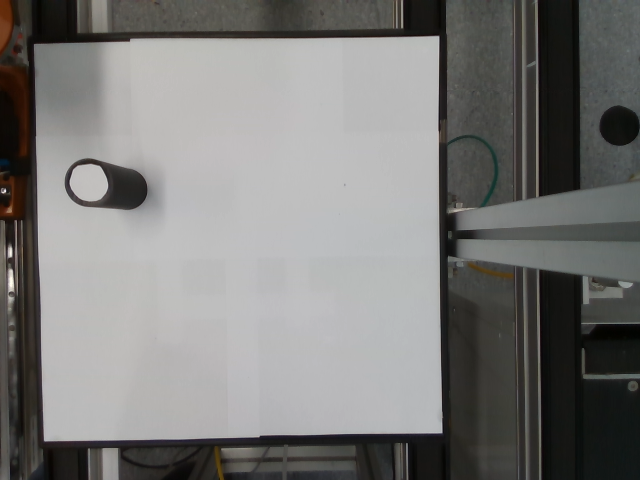
#> input picture Kr10-Camera/Part Tracking/parttest.png, 640 x 480 px, given in place of the camera
$ python op.py
#> lines starting #> are read from the running program, lines starting #| are printed output that depends on the picture; after the words box and inside, x2 and y2 are one past the last pixel; in counts of white or black regions, pixels touching at a corner belong together
### Kr10-Camera/Part Tracking/utils.py
from typing import final
import math
import cv2
import numpy as np
from numpy.core.fromnumeric import argmax

def circleContour(img,cThr=[100,100],showCanny=False,minArea = 1000,filter = 0,draw = False):
    imgGray = cv2.cvtColor(img,cv2.COLOR_BGR2GRAY)
    imgBlur = cv2.GaussianBlur(imgGray,(5,5),1)
    imgCanny = cv2.Canny(imgBlur,cThr[0],cThr[1])
    kernel = np.ones((5,5))
    imgDial= cv2.dilate(imgCanny,kernel,iterations=1)
    imgThre = cv2.erode(imgDial,kernel,iterations=1)

    if showCanny: cv2.imshow('Canny',imgThre)

    contours,hiearchy = cv2.findContours(imgThre,cv2.RETR_TREE,cv2.CHAIN_APPROX_NONE)


    finalContours = []
    for i in contours:
        area = cv2.contourArea(i)
        if area > minArea:
            peri = cv2.arcLength(i,True)
            approx = cv2.approxPolyDP(i,0.02*peri,True)
            bbox = cv2.boundingRect(approx)

            if filter > 0:
                if len(approx) == filter:
                    finalContours.append([len(approx),area,approx,bbox,i])

            else:
                finalContours.append([len(approx),area,approx,bbox,i])


    finalContours = sorted(finalContours,key = lambda x:x[1],reverse = False)

    # [4 lines of commented-out code are left out]

    con = finalContours[0]

    if(len(finalContours)):
        if draw:
            # cv2.drawContours(img,con[4],-1,(0,0,255),3)
            centres, radius = cv2.minEnclosingCircle(con[4])
            x = int(centres[0])
            y = int(centres[1])

            if(len(finalContours) > 2):
                row,_,col = finalContours[-1][4].shape
                con_r = finalContours[-1][4].reshape(row,col)
                filter_arr = []
                diff = 1000
                centre_fin = 0
                radius_fin = 0


                for thresh in range(30,100):
                    for i in con_r:
                        if(abs(x-i[0]) + abs(y-i[1]) > thresh):
                            filter_arr.append(True)
                        else:
                            filter_arr.append(False)

                    filtered_con = con_r[filter_arr]
                    row,col = filtered_con.shape
                    filtered_con = filtered_con.reshape(row,1,col)


                    centres_fil, radius_fil = cv2.minEnclosingCircle(filtered_con)
                    if(abs(radius_fil - radius) < diff):
                        diff = abs(radius_fil - radius)
                        centre_fin = centres_fil
                        radius_fin = radius_fil

                    filter_arr = []


                x = int(centre_fin[0])
                y = int(centre_fin[1])
                radius = radius_fin

    cv2.circle(img,(x,y),int(radius),(0,0,255),2)
    distance = math.sqrt((x**2 + y**2))
    cv2.putText(img, "X: " + str(x) + "  Y:" + str(y), (x+30, y+30),
    cv2.FONT_HERSHEY_SIMPLEX, 0.5, (255, 255, 255), 2)

    print("x" + str(x))
    print("y" + str(y))

    print("-----------")
    #         cv2.putText(img, "Distance: " + str(distance), (x - 50, y - 60),
    # cv2.FONT_HERSHEY_SIMPLEX, 0.5, (255, 255, 255), 2)
    #         cv2.putText(img, "Radius: " + str(int(radius)), (x - 50, y - 80),
    # cv2.FONT_HERSHEY_SIMPLEX, 0.5, (255, 255, 255), 2)

    return img,finalContours,x,y


def getContours(img,cThr=[100,100],showCanny=False,minArea = 10000,filter = 0,draw = False):
    imgGray = cv2.cvtColor(img,cv2.COLOR_BGR2GRAY)
    imgBlur = cv2.GaussianBlur(imgGray,(5,5),1)
    imgCanny = cv2.Canny(imgBlur,cThr[0],cThr[1])
    kernel = np.ones((5,5))
    imgDial= cv2.dilate(imgCanny,kernel,iterations=1)
    imgThre = cv2.erode(imgDial,kernel,iterations=1)

    if showCanny: cv2.imshow('Canny',imgThre)

    contours,hiearchy = cv2.findContours(imgThre,cv2.RETR_EXTERNAL,cv2.CHAIN_APPROX_SIMPLE)

    finalContours = []
    for i in contours:
        area = cv2.contourArea(i)
        if area > minArea:
            peri = cv2.arcLength(i,True)
            approx = cv2.approxPolyDP(i,0.02*peri,True)
            bbox = cv2.boundingRect(approx)

            if filter > 0:
                if len(approx) == filter:
                    finalContours.append([len(approx),area,approx,bbox,i])

            else:
                finalContours.append([len(approx),area,approx,bbox,i])

    finalContours = sorted(finalContours,key = lambda x:x[1],reverse = True)

    if draw:
        for con in finalContours:
            cv2.drawContours(img,con[4],-1,(0,0,255),3)

    return img,finalContours

def reorder(myPoints):
    myPointsNew = np.zeros_like(myPoints)
    myPoints = myPoints.reshape((4,2))
    add = myPoints.sum(1)
    myPointsNew[0] = myPoints[np.argmin(add)]
    myPointsNew[3] = myPoints[np.argmax(add)]
    diff = np.diff(myPoints,axis = 1)
    myPointsNew[1] = myPoints[np.argmin(diff)]
    myPointsNew[2] = myPoints[np.argmax(diff)]

    return myPointsNew


def warpImg(img,points,w,h,pad = 3):
    points = reorder(points)
    pts1 = np.float32(points)
    pts2 = np.float32([[0,0],[w,0],[0,h],[w,h]])
    matrix = cv2.getPerspectiveTransform(pts1,pts2)
    imgWarp = cv2.warpPerspective(img,matrix,(w,h))

    imgWarp = imgWarp[pad:imgWarp.shape[0]-pad,pad:imgWarp.shape[1]-pad]

    return imgWarp

### Kr10-Camera/Part Tracking/op.py
import cv2
import numpy as np
import utils
from Calli import callibrate

img_counter = 0
webcam = True
path = "test2.png"
cap = cv2.VideoCapture(1)
cap.set(10,160)
cap.set(2,1920)
cap.set(4,1080)
scale = 1
wP = 400 * scale
hP = 400 * scale

# ret, mtx, dist, rvecs, tvecs = callibrate.cal()

while True:
    if webcam: success,img = cap.read()
#> img is the input picture: shape (480, 640, 3); mean B, G, R 120.2, 121.8, 122.4
    else: img = cv2.imread(path)

    cv2.imshow('Original',img)


    # [10 lines of commented-out code are left out]

    imgContours, conts = utils.getContours(img,showCanny=False,minArea=20000,filter=4,draw = True)
#> in getContours, `imgCanny = cv2.Canny(imgBlur,cThr[0],cThr[1])`:
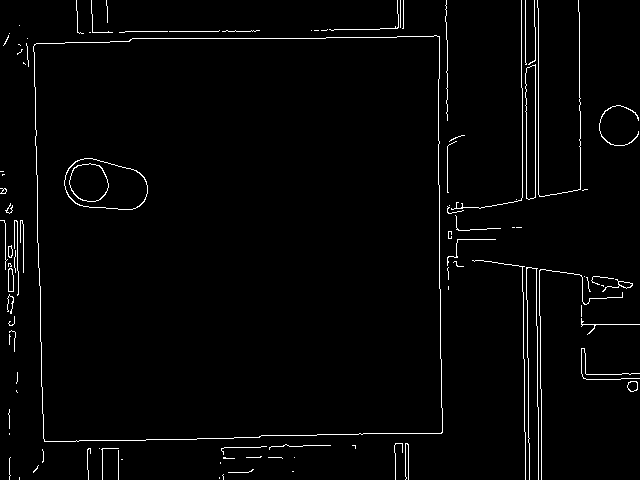
#> imgCanny: shape (480, 640); 2.2% white in thin lines or dots
#> in getContours, `imgDial= cv2.dilate(imgCanny,kernel,iterations=1)`: imgDial: shape (480, 640); 10.8% white; 38 white regions, largest, box (x1, y1, x2, y2) and area: (31, 33, 445, 444) 8149, (445, 0, 590, 282) 6361, (470, 258, 640, 480) 5769
#> in getContours, `imgThre = cv2.erode(imgDial,kernel,iterations=1)`:
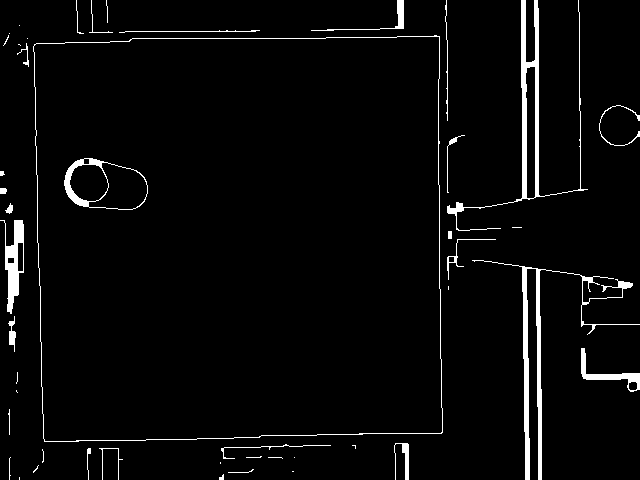
#> imgThre: shape (480, 640); 3.5% white; 47 white regions (18 under 20 px)
#> in getContours, `contours,hiearchy = cv2.findContours(imgThre,cv2.RETR_EXTERNAL,cv2.CHA..`: contours = 46 contours, 32 with area under 20; largest, box (x1, y1, x2, y2) and area: (33, 35, 443, 442) 159833, (447, 0, 588, 231) 2796, (472, 260, 640, 480) 1678, (0, 220, 24, 314) 1006, (581, 348, 640, 392) 515; hiearchy = 46 rows, first 6: [1, -1, -1, -1], [2, 0, -1, -1], [3, 1, -1, -1], [4, 2, -1, -1], [5, 3, -1, -1], [6, 4, -1, -1]
#> the loop in getContours, `for i in contours:` made 46 passes
#> (area, peri, approx, bbox) on pass 36: (159833, 1612.6, [[439, 36], [34, 44], [44, 441], [442, 432]], (34, 36, 409, 406))
#> area on passes 16, 20, 21, 23, 24, 27: 136, 515, 93, 1678.5, 67.5, 1005.5
#> after the loop in getContours, `for i in contours:`: finalContours = 1 item
#> the loop in getContours, `for con in finalContours:` made 1 pass
#> after the loop in getContours, `for con in finalContours:`:
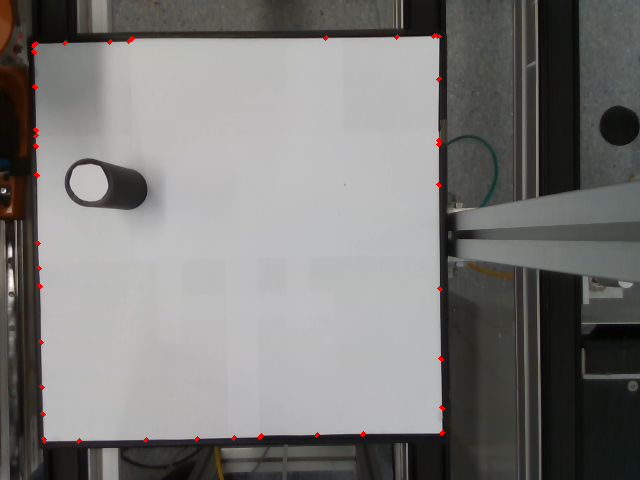
#> img: shape (480, 640, 3); 0.22% of pixels changed, all inside (x1, y1, x2, y2) = (31, 33, 445, 444)
#> conts = 1 item
    # cv2.imshow('Detected',imgContours)


    if len(conts) != 0:
        biggest = conts[0][2]
#> biggest = [[439, 36], [34, 44], [44, 441], [442, 432]]
        imgWarp = utils.warpImg(img,biggest,wP,hP)
#> in reorder, `add = myPoints.sum(1)`: add = [475, 78, 485, 874]
#> in reorder, `diff = np.diff(myPoints,axis = 1)`: diff = [-403, 10, 397, -10]
#> in warpImg, `points = reorder(points)`: points = [[34, 44], [439, 36], [44, 441], [442, 432]]
#> in warpImg, `matrix = cv2.getPerspectiveTransform(pts1,pts2)`: matrix = [[0.982, -0.0247, -32.3], [0.0195, 0.988, -44.11], [-8.04e-06, -4.32e-05, 1]]
#> in warpImg, `imgWarp = cv2.warpPerspective(img,matrix,(w,h))`:
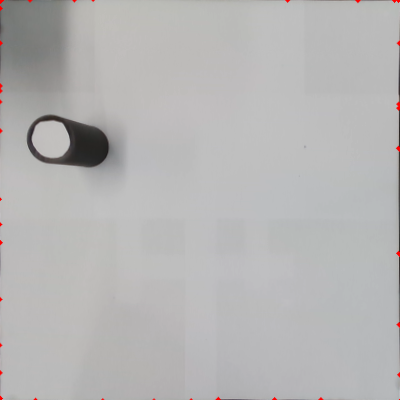
#> imgWarp: shape (400, 400, 3); mean B, G, R 181, 181.1, 181.8
        imgContours2, conts2, x,y = utils.circleContour(imgWarp,cThr = [100,100],showCanny=False,minArea=1000,filter=0,draw = True)
#> in circleContour, `imgCanny = cv2.Canny(imgBlur,cThr[0],cThr[1])`: imgCanny: shape (394, 394); 0.24% white in thin lines or dots, all inside (x1, y1, x2, y2) = (24, 111, 106, 165)
#> in circleContour, `imgDial= cv2.dilate(imgCanny,kernel,iterations=1)`:
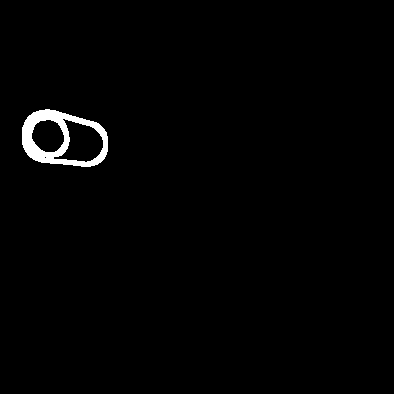
#> imgDial: shape (394, 394); 1.3% white; 1 white region, box (x1, y1, x2, y2) and area: (22, 109, 108, 167) 1977
#> in circleContour, `imgThre = cv2.erode(imgDial,kernel,iterations=1)`:
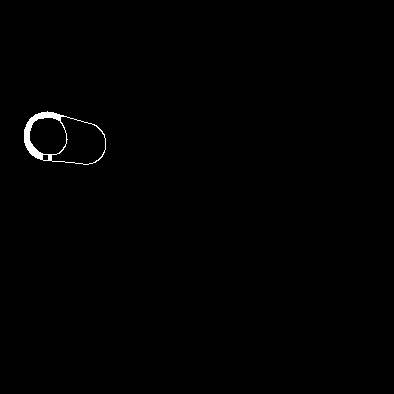
#> imgThre: shape (394, 394); 0.46% white; 1 white region
#> in circleContour, `contours,hiearchy = cv2.findContours(imgThre,cv2.RETR_TREE,cv2.CHAIN_A..`: contours = 4 contours; box (x1, y1, x2, y2) and area: (24, 111, 106, 165) 3296, (51, 116, 106, 165) 1686, (29, 117, 67, 155) 1113, (42, 154, 49, 161) 34; hiearchy = [[-1, -1, 1, -1], [2, -1, -1, 0], [3, 1, -1, 0], [-1, 2, -1, 0]]
#> the loop in circleContour, `for i in contours:` made 4 passes
#> (area, peri, bbox) on passes 1, 3, 4: (3296, 230.5, (24, 112, 82, 53)), (1113, 124.6, (29, 117, 38, 38)), (1686.5, 187, (51, 116, 55, 49))
#> area on pass 2: 34
#> after the loop in circleContour, `for i in contours:`: finalContours = 3 items
#> in circleContour, `con = finalContours[0]`: con = 5 items
#> in circleContour, `centres, radius = cv2.minEnclosingCircle(con[4])`: centres = (47.64, 135.7); radius = 20.16
#> in circleContour, `x = int(centres[0])`: x = 47
#> in circleContour, `y = int(centres[1])`: y = 135
#> in circleContour, `con_r = finalContours[-1][4].reshape(row,col)`: con_r = 204 pairs, first value 24 to 105, second value 111 to 164
#> the loop in circleContour, `for thresh in range(30,100):` made 70 passes
#> (radius_fil, diff, centre_fin, radius_fin) on passes 1, 3, 4, 5, 6, 7, 8, 9, 10, 11, 12, 13: (41.44, 21.28, (65.21, 137.4), 41.44), (41.32, 21.16, (65.5, 137), 41.32), (40.99, 20.83, (66.04, 136.5), 40.99), (38.64, 18.48, (67, 145), 38.64), (29.13, 8.97, (77.48, 140.3), 29.13), (28.25, 8.09, (78.02, 141.1), 28.25), (27.92, 7.76, (78.46, 141), 27.92), (27.07, 6.91, (79, 141.7), 27.07), (26.75, 6.59, (79.44, 141.6), 26.75), (25.93, 5.77, (79.98, 142.3), 25.93), (25.62, 5.46, (80.41, 142.2), 25.62), (25.36, 5.2, (80.77, 142.1), 25.36)
#> (centres_fil, radius_fil) on passes 2, 25, 26, 30, 31, 32: ((65.21, 137.4), 41.44), ((85.3, 143.9), 21.71), ((85.3, 143.9), 21.71), ((92, 150.5), 18.03), ((92.5, 150.5), 17.68), ((93, 151), 16.97)
#> after the loop in circleContour, `for thresh in range(30,100):`: diff = 0.864; radius_fin = 21.02
#> in circleContour, `x = int(centre_fin[0])`: x = 87
#> in circleContour, `y = int(centre_fin[1])`: y = 144
#> in circleContour, `radius = radius_fin`: radius = 21.02
#> in circleContour, `distance = math.sqrt((x**2 + y**2))`: distance = 168.2
#> in circleContour, `cv2.putText(img, "X: " + str(x) + "  Y:" + str(y), (x+30, y+30), cv2.F..`:
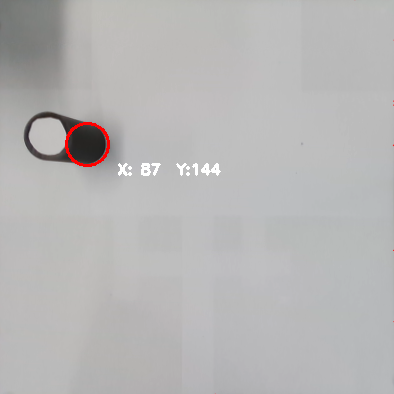
#> img: shape (394, 394, 3); mean B, G, R 181.8, 181.9, 182.8
#| x87
#| y144
#> conts2 = 3 items; x = 87; y = 144
        cv2.imshow('Wraped Contours',imgContours2)


    k = cv2.waitKey(1)
#> (key Esc is pressed here)
    if k%256 == 27:
        # ESC pressed
        print("Escape hit, closing...")
        break
    elif k%256 == 32:
        # SPACE pressed
        img_name = "bb{}.png".format(img_counter)
        cv2.imwrite(img_name, img)
        print("{} written!".format(img_name))
        img_counter += 1


cap.release()

cv2.destroyAllWindows()

$ run again, on Kr10-Camera/Part Tracking/bb3.png
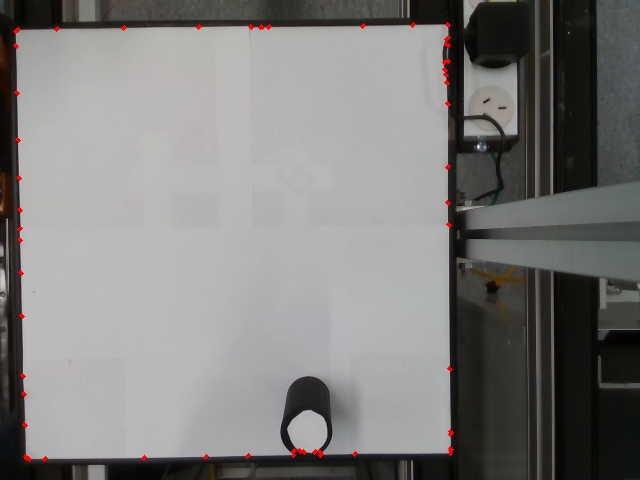
#> input picture Kr10-Camera/Part Tracking/bb3.png, 640 x 480 px, given in place of the camera
#> img is the input picture: shape (480, 640, 3); mean B, G, R 124.3, 125.8, 126.5
#> in getContours, `imgCanny = cv2.Canny(imgBlur,cThr[0],cThr[1])`:
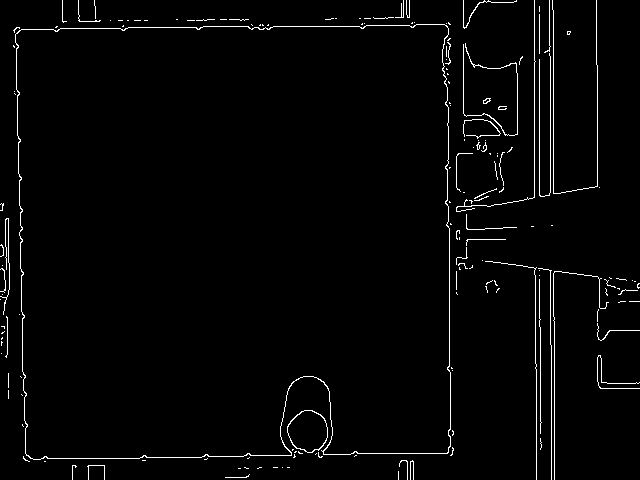
#> imgCanny: shape (480, 640); 2.2% white in thin lines or dots
#> in getContours, `contours,hiearchy = cv2.findContours(imgThre,cv2.RETR_EXTERNAL,cv2.CHA..`: contours = 44 contours, 30 with area under 20; largest, box (x1, y1, x2, y2) and area: (13, 0, 454, 462) 184298, (463, 43, 523, 152) 3964, (456, 0, 600, 230) 3376, (485, 261, 640, 480) 1495, (0, 218, 10, 315) 374; hiearchy = 44 rows, first 6: [1, -1, -1, -1], [2, 0, -1, -1], [3, 1, -1, -1], [4, 2, -1, -1], [5, 3, -1, -1], [6, 4, -1, -1]
#> the loop in getContours, `for i in contours:` made 44 passes
#> (area, peri, approx, bbox) on pass 42: (184298.5, 2007.3, [[448, 22], [13, 30], [25, 460], [452, 454]], (13, 22, 440, 439))
#> after the loop in getContours, `for i in contours:`: finalContours = 1 item
#> the loop in getContours, `for con in finalContours:` made 1 pass
#> biggest = [[448, 22], [13, 30], [25, 460], [452, 454]]
#> add = [470, 43, 485, 906]
#> diff = [-426, 17, 435, 2]
#> points = [[13, 30], [448, 22], [25, 460], [452, 454]]
#> matrix = [[0.922, -0.0257, -11.21], [0.0168, 0.912, -27.56], [9.28e-06, -4.31e-05, 1]]
#> in circleContour, `contours,hiearchy = cv2.findContours(imgThre,cv2.RETR_TREE,cv2.CHAIN_A..`: contours = 13 contours, 10 with area under 20; largest, box (x1, y1, x2, y2) and area: (237, 321, 286, 394) 1762, (237, 322, 285, 389) 1506, (391, 17, 394, 47) 50; hiearchy = 13 rows, first 6: [2, -1, 1, -1], [-1, -1, -1, 0], [3, 0, -1, -1], [4, 2, -1, -1], [5, 3, -1, -1], [6, 4, -1, -1]
#> the loop in circleContour, `for i in contours:` made 13 passes
#> (area, peri, bbox) on passes 1 to 2: (1762, 332.1, (237, 323, 48, 71)), (1506, 216.5, (237, 322, 48, 67))
#> after the loop in circleContour, `for i in contours:`: finalContours = 2 items
#> con = 5 items, first 5: 10, 1506, contour of 10 points, box (x1, y1, x2, y2) (237, 322, 285, 389), area 1512, (237, 322, 48, 67), contour of 190 points, box (x1, y1, x2, y2) (237, 322, 285, 389), area 1506
#> centres = (255.5, 355); radius = 35.65
#> in circleContour, `x = int(centres[0])`: x = 255
#> in circleContour, `y = int(centres[1])`: y = 355
#> distance = 437.1
#> in circleContour, `cv2.putText(img, "X: " + str(x) + "  Y:" + str(y), (x+30, y+30), cv2.F..`:
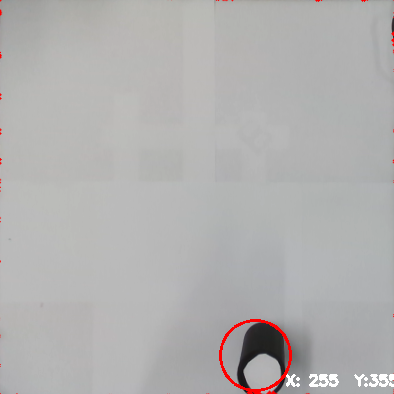
#> img: shape (394, 394, 3); mean B, G, R 176.2, 176.6, 177.7
#| x255
#| y355
#> `imgContours2, conts2, x,y = utils.circleContour(imgWarp,cThr = [100,10..`: conts2 = 2 items; x = 255; y = 355

$ run again, on Kr10-Camera/Part Tracking/bb4.png
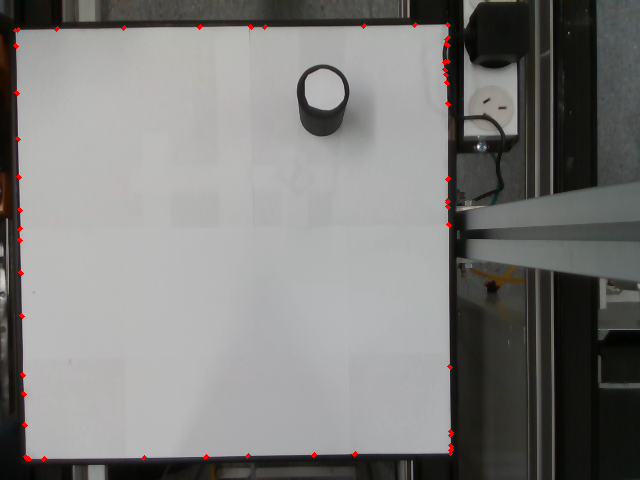
#> input picture Kr10-Camera/Part Tracking/bb4.png, 640 x 480 px, given in place of the camera
#> img is the input picture: shape (480, 640, 3); mean B, G, R 123.9, 125.5, 126.2
#> in getContours, `imgCanny = cv2.Canny(imgBlur,cThr[0],cThr[1])`:
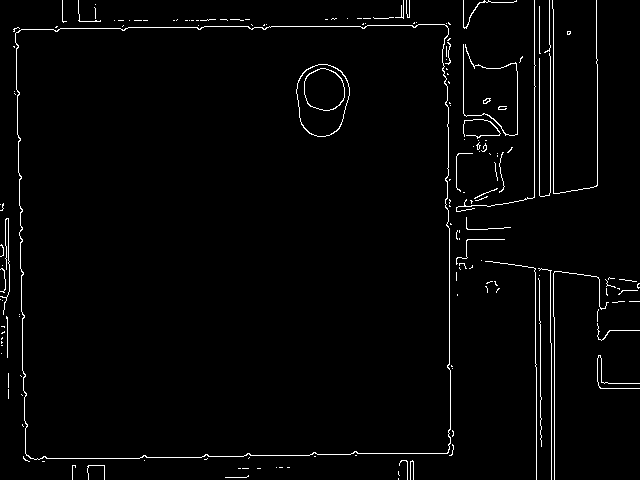
#> imgCanny: shape (480, 640); 2.2% white in thin lines or dots
#> in getContours, `contours,hiearchy = cv2.findContours(imgThre,cv2.RETR_EXTERNAL,cv2.CHA..`: contours = 40 contours, 28 with area under 20; largest, box (x1, y1, x2, y2) and area: (13, 0, 454, 462) 184352, (463, 44, 523, 152) 3966, (456, 0, 598, 212) 3484, (485, 261, 640, 480) 1471, (0, 218, 10, 315) 382; hiearchy = 40 rows, first 6: [1, -1, -1, -1], [2, 0, -1, -1], [3, 1, -1, -1], [4, 2, -1, -1], [5, 3, -1, -1], [6, 4, -1, -1]
#> the loop in getContours, `for i in contours:` made 40 passes
#> (area, peri, approx, bbox) on pass 38: (184351.5, 2131.3, [[448, 22], [13, 29], [25, 460], [452, 454]], (13, 22, 440, 439))
#> after the loop in getContours, `for i in contours:`: finalContours = 1 item
#> the loop in getContours, `for con in finalContours:` made 1 pass
#> biggest = [[448, 22], [13, 29], [25, 460], [452, 454]]
#> add = [470, 42, 485, 906]
#> in reorder, `diff = np.diff(myPoints,axis = 1)`: diff = [-426, 16, 435, 2]
#> points = [[13, 29], [448, 22], [25, 460], [452, 454]]
#> matrix = [[0.92, -0.0256, -11.22], [0.0146, 0.909, -26.57], [4.04e-06, -4.28e-05, 1]]
#> in circleContour, `contours,hiearchy = cv2.findContours(imgThre,cv2.RETR_TREE,cv2.CHAIN_A..`: contours = 15 contours, 11 with area under 20; largest, box (x1, y1, x2, y2) and area: (257, 33, 306, 100) 2538, (264, 37, 302, 76) 1113, (257, 48, 302, 100) 1064, (391, 17, 394, 47) 49; hiearchy = 15 rows, first 6: [1, -1, -1, -1], [2, 0, -1, -1], [3, 1, -1, -1], [4, 2, -1, -1], [5, 3, -1, -1], [8, 4, 6, -1]
#> the loop in circleContour, `for i in contours:` made 15 passes
#> (area, peri, bbox) on passes 6 to 8: (2537.5, 194.6, (257, 33, 49, 67)), (1063.5, 172.8, (259, 48, 43, 52)), (1113, 125.4, (264, 37, 38, 39))
#> after the loop in circleContour, `for i in contours:`: finalContours = 3 items
#> con = 5 items, first 5: 9, 1063.5, contour of 9 points, box (x1, y1, x2, y2) (259, 48, 302, 100), area 986, (259, 48, 43, 52), contour of 155 points, box (x1, y1, x2, y2) (257, 48, 302, 100), area 1064
#> in circleContour, `centres, radius = cv2.minEnclosingCircle(con[4])`: centres = (274, 72.47); radius = 28.73
#> in circleContour, `x = int(centres[0])`: x = 274
#> in circleContour, `y = int(centres[1])`: y = 72
#> con_r = 171 pairs, first value 257 to 305, second value 33 to 99
#> the loop in circleContour, `for thresh in range(30,100):` made 70 passes
#> (radius_fil, diff, centre_fin, radius_fin) on passes 1, 2, 3, 8, 9, 10, 11, 12: (33.08, 4.35, (281, 66.06), 33.08), (33.06, 4.34, (281.5, 66.03), 33.06), (33.06, 4.33, (282, 66), 33.06), (32.71, 3.98, (282.4, 65.62), 32.71), (32.7, 3.98, (282.5, 65.61), 32.7), (32.49, 3.76, (282.5, 65.39), 32.49), (32.46, 3.74, (282.8, 65.34), 32.46), (31.62, 2.89, (282.6, 64.51), 31.62)
#> after the loop in circleContour, `for thresh in range(30,100):`: diff = 2.89; radius_fin = 31.62
#> in circleContour, `x = int(centre_fin[0])`: x = 282
#> in circleContour, `y = int(centre_fin[1])`: y = 64
#> in circleContour, `radius = radius_fin`: radius = 31.62
#> distance = 289.2
#> in circleContour, `cv2.putText(img, "X: " + str(x) + "  Y:" + str(y), (x+30, y+30), cv2.F..`:
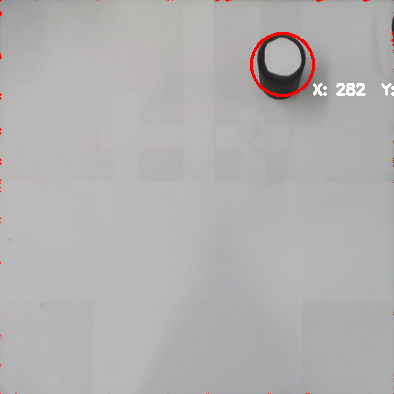
#> img: shape (394, 394, 3); mean B, G, R 175.8, 176.3, 177.3
#| x282
#| y64
#> `imgContours2, conts2, x,y = utils.circleContour(imgWarp,cThr = [100,10..`: conts2 = 3 items; x = 282; y = 64
